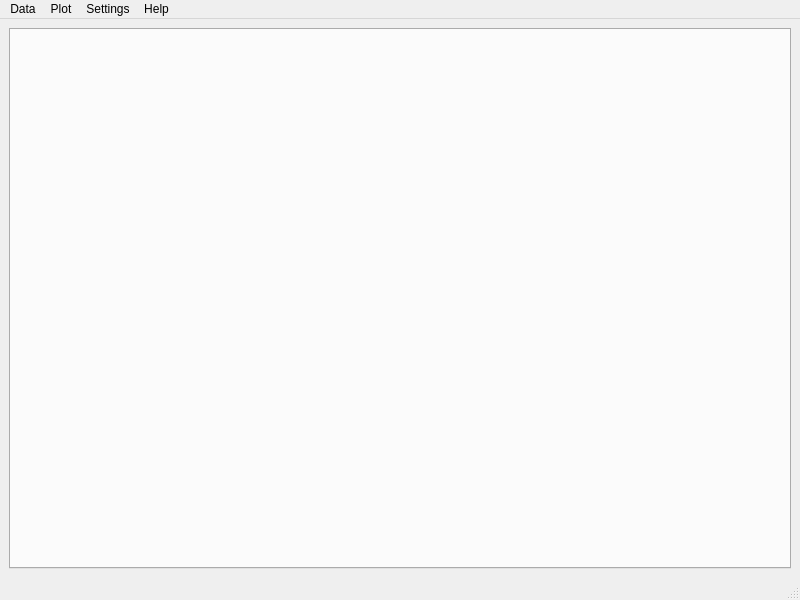
<?xml version="1.0" encoding="UTF-8"?>
<ui version="4.0">
 <class>JagMainWindow</class>
 <widget class="QMainWindow" name="JagMainWindow">
  <property name="geometry">
   <rect>
    <x>0</x>
    <y>0</y>
    <width>800</width>
    <height>600</height>
   </rect>
  </property>
  <property name="acceptDrops">
   <bool>true</bool>
  </property>
  <property name="windowTitle">
   <string/>
  </property>
  <property name="windowIcon">
   <iconset>
    <normaloff>:/hat</normaloff>:/hat</iconset>
  </property>
  <widget class="QWidget" name="centralwidget">
   <layout class="QVBoxLayout" name="verticalLayout">
    <item>
     <widget class="MyTabWidget" name="tabWidget">
      <property name="currentIndex">
       <number>-1</number>
      </property>
      <property name="elideMode">
       <enum>Qt::ElideNone</enum>
      </property>
      <property name="documentMode">
       <bool>false</bool>
      </property>
      <property name="tabsClosable">
       <bool>true</bool>
      </property>
      <property name="movable">
       <bool>true</bool>
      </property>
     </widget>
    </item>
   </layout>
  </widget>
  <widget class="QMenuBar" name="menubar">
   <property name="geometry">
    <rect>
     <x>0</x>
     <y>0</y>
     <width>800</width>
     <height>20</height>
    </rect>
   </property>
   <widget class="QMenu" name="menuHelp">
    <property name="title">
     <string>Help</string>
    </property>
    <addaction name="actionTips"/>
    <addaction name="actionAbout_JaG"/>
    <addaction name="actionAbout_Qt"/>
   </widget>
   <widget class="QMenu" name="menuData">
    <property name="title">
     <string>Data</string>
    </property>
    <addaction name="actionLoad_data_source"/>
    <addaction name="actionEdit_data_sources"/>
    <addaction name="actionSave_global_command_source_as"/>
    <addaction name="actionSave_data_in_table"/>
   </widget>
   <widget class="QMenu" name="menuOptions">
    <property name="title">
     <string>Settings</string>
    </property>
    <addaction name="actionPreferences"/>
   </widget>
   <widget class="QMenu" name="menuPlot">
    <property name="title">
     <string>Plot</string>
    </property>
    <widget class="QMenu" name="menuOptions_2">
     <property name="title">
      <string>Options</string>
     </property>
     <addaction name="actionSecondary_processing"/>
     <addaction name="actionAuto_units"/>
     <addaction name="actionCopy_names_to_clipboard"/>
     <addaction name="actionFull_screen"/>
     <addaction name="actionShow_value_table"/>
    </widget>
    <addaction name="actionNew_plot"/>
    <addaction name="actionAdd_plot_frame_horizontally"/>
    <addaction name="actionAdd_vertical_plot_frame"/>
    <addaction name="actionClone_horizontally"/>
    <addaction name="actionClone_vertically"/>
    <addaction name="actionAdd_graph"/>
    <addaction name="actionAdd_event"/>
    <addaction name="actionCombine_graphs"/>
    <addaction name="actionSeparate_graphs"/>
    <addaction name="actionIntellectual_layout"/>
    <addaction name="separator"/>
    <addaction name="actionSave_as"/>
    <addaction name="actionQuick_save"/>
    <addaction name="actionCopy"/>
    <addaction name="actionPrint"/>
    <addaction name="separator"/>
    <addaction name="actionNormal_mode"/>
    <addaction name="actionMeasuring"/>
    <addaction name="actionDraw_level"/>
    <addaction name="actionArrow_with_text"/>
    <addaction name="actionZoom_X"/>
    <addaction name="actionZoom_Y"/>
    <addaction name="actionZoom_XY"/>
    <addaction name="actionMotion"/>
    <addaction name="actionPrevious_scope"/>
    <addaction name="actionNext_scope"/>
    <addaction name="actionAutoscale"/>
    <addaction name="actionFast_secondary_processing"/>
    <addaction name="separator"/>
    <addaction name="menuOptions_2"/>
   </widget>
   <addaction name="menuData"/>
   <addaction name="menuPlot"/>
   <addaction name="menuOptions"/>
   <addaction name="menuHelp"/>
  </widget>
  <widget class="QStatusBar" name="statusbar"/>
  <action name="actionAbout_Qt">
   <property name="text">
    <string>About Qt</string>
   </property>
   <property name="shortcut">
    <string>Ctrl+?</string>
   </property>
   <property name="menuRole">
    <enum>QAction::AboutQtRole</enum>
   </property>
  </action>
  <action name="actionLoad_data_source">
   <property name="text">
    <string>Load data source</string>
   </property>
   <property name="shortcut">
    <string>Ctrl+D</string>
   </property>
  </action>
  <action name="actionPreferences">
   <property name="icon">
    <iconset resource="../JaG.qrc">
     <normaloff>:/preferences</normaloff>:/preferences</iconset>
   </property>
   <property name="text">
    <string>Preferences</string>
   </property>
   <property name="toolTip">
    <string>Preferences (Ctrl + Shift + P)</string>
   </property>
   <property name="shortcut">
    <string>Ctrl+Shift+P</string>
   </property>
  </action>
  <action name="actionAbout_JaG">
   <property name="text">
    <string>About JaG</string>
   </property>
  </action>
  <action name="actionNew_plot">
   <property name="icon">
    <iconset resource="../JaG.qrc">
     <normaloff>:/new_plot</normaloff>:/new_plot</iconset>
   </property>
   <property name="text">
    <string>New plot</string>
   </property>
   <property name="toolTip">
    <string>New plot (Ctrl + Shift + N)</string>
   </property>
   <property name="shortcut">
    <string>Ctrl+Shift+N</string>
   </property>
  </action>
  <action name="actionAdd_graph">
   <property name="icon">
    <iconset resource="../JaG.qrc">
     <normaloff>:/styles/gray/gray_plus</normaloff>:/styles/gray/gray_plus</iconset>
   </property>
   <property name="text">
    <string>Add graph</string>
   </property>
   <property name="toolTip">
    <string>Add graph (Ctrl + Shift + A)</string>
   </property>
   <property name="shortcut">
    <string>Ctrl+Shift+A</string>
   </property>
  </action>
  <action name="actionAutoscale">
   <property name="icon">
    <iconset resource="../JaG.qrc">
     <normaloff>:/autoscale</normaloff>:/autoscale</iconset>
   </property>
   <property name="text">
    <string>Autoscale</string>
   </property>
   <property name="toolTip">
    <string>Autoscale (Ctrl + A)</string>
   </property>
   <property name="shortcut">
    <string>Ctrl+A</string>
   </property>
  </action>
  <action name="actionZoom_X">
   <property name="checkable">
    <bool>true</bool>
   </property>
   <property name="icon">
    <iconset resource="../JaG.qrc">
     <normaloff>:/zoom_x</normaloff>:/zoom_x</iconset>
   </property>
   <property name="text">
    <string>Zoom X</string>
   </property>
   <property name="toolTip">
    <string>Zoom X (Ctrl + X)</string>
   </property>
   <property name="shortcut">
    <string>Ctrl+X</string>
   </property>
  </action>
  <action name="actionZoom_Y">
   <property name="checkable">
    <bool>true</bool>
   </property>
   <property name="icon">
    <iconset resource="../JaG.qrc">
     <normaloff>:/zoom_y</normaloff>:/zoom_y</iconset>
   </property>
   <property name="text">
    <string>Zoom Y</string>
   </property>
   <property name="toolTip">
    <string>Zoom Y (Ctrl + Y)</string>
   </property>
   <property name="shortcut">
    <string>Ctrl+Y</string>
   </property>
  </action>
  <action name="actionZoom_XY">
   <property name="checkable">
    <bool>true</bool>
   </property>
   <property name="icon">
    <iconset resource="../JaG.qrc">
     <normaloff>:/zoom_xy</normaloff>:/zoom_xy</iconset>
   </property>
   <property name="text">
    <string>Zoom XY</string>
   </property>
   <property name="toolTip">
    <string>Zoom XY (Ctrl + R)</string>
   </property>
   <property name="shortcut">
    <string>Ctrl+R</string>
   </property>
  </action>
  <action name="actionCombine_graphs">
   <property name="icon">
    <iconset resource="../JaG.qrc">
     <normaloff>:/combine</normaloff>:/combine</iconset>
   </property>
   <property name="text">
    <string>Combine graphs</string>
   </property>
   <property name="toolTip">
    <string>Combine graphs (Ctrl+-)</string>
   </property>
   <property name="shortcut">
    <string>Ctrl+-</string>
   </property>
  </action>
  <action name="actionSeparate_graphs">
   <property name="icon">
    <iconset resource="../JaG.qrc">
     <normaloff>:/separate</normaloff>:/separate</iconset>
   </property>
   <property name="text">
    <string>Separate graphs</string>
   </property>
   <property name="toolTip">
    <string>Separate graphs (Ctrl+|)</string>
   </property>
   <property name="shortcut">
    <string>Ctrl+|</string>
   </property>
  </action>
  <action name="actionMeasuring">
   <property name="checkable">
    <bool>true</bool>
   </property>
   <property name="icon">
    <iconset resource="../JaG.qrc">
     <normaloff>:/measuring</normaloff>:/measuring</iconset>
   </property>
   <property name="text">
    <string>Measuring</string>
   </property>
   <property name="toolTip">
    <string>Measuring mode (Ctrl + M)</string>
   </property>
   <property name="shortcut">
    <string>Ctrl+M</string>
   </property>
  </action>
  <action name="actionNormal_mode">
   <property name="checkable">
    <bool>true</bool>
   </property>
   <property name="icon">
    <iconset resource="../JaG.qrc">
     <normaloff>:/arrow</normaloff>:/arrow</iconset>
   </property>
   <property name="text">
    <string>Normal mode</string>
   </property>
   <property name="toolTip">
    <string>Normal mode (Ctrl + N)</string>
   </property>
   <property name="shortcut">
    <string>Ctrl+N</string>
   </property>
  </action>
  <action name="actionCopy">
   <property name="text">
    <string>&amp;Copy</string>
   </property>
   <property name="shortcut">
    <string>Ctrl+C</string>
   </property>
  </action>
  <action name="actionPrint">
   <property name="icon">
    <iconset resource="../JaG.qrc">
     <normaloff>:/print</normaloff>:/print</iconset>
   </property>
   <property name="text">
    <string>Print</string>
   </property>
   <property name="shortcut">
    <string>Ctrl+P</string>
   </property>
  </action>
  <action name="actionSave_as">
   <property name="icon">
    <iconset resource="../JaG.qrc">
     <normaloff>:/saveAs</normaloff>:/saveAs</iconset>
   </property>
   <property name="text">
    <string>Save as ...</string>
   </property>
   <property name="shortcut">
    <string>Ctrl+Shift+S</string>
   </property>
  </action>
  <action name="actionQuick_save">
   <property name="text">
    <string>Quick save</string>
   </property>
   <property name="shortcut">
    <string>Ctrl+S</string>
   </property>
  </action>
  <action name="actionTips">
   <property name="icon">
    <iconset resource="../JaG.qrc">
     <normaloff>:/helpDialog</normaloff>:/helpDialog</iconset>
   </property>
   <property name="text">
    <string>Tips</string>
   </property>
  </action>
  <action name="actionIntellectual_layout">
   <property name="icon">
    <iconset resource="../JaG.qrc">
     <normaloff>:/idea</normaloff>:/idea</iconset>
   </property>
   <property name="text">
    <string>Intellectual layout</string>
   </property>
   <property name="toolTip">
    <string>Intellectual layout (Ctrl-i)</string>
   </property>
   <property name="shortcut">
    <string>Ctrl+I</string>
   </property>
  </action>
  <action name="actionSecondary_processing">
   <property name="icon">
    <iconset resource="../JaG.qrc">
     <normaloff>:/function</normaloff>:/function</iconset>
   </property>
   <property name="text">
    <string>Secondary processing</string>
   </property>
   <property name="toolTip">
    <string>Secondary processing (Ctrl + F)</string>
   </property>
   <property name="shortcut">
    <string>Ctrl+F</string>
   </property>
  </action>
  <action name="actionAuto_units">
   <property name="icon">
    <iconset resource="../JaG.qrc">
     <normaloff>:/units</normaloff>:/units</iconset>
   </property>
   <property name="text">
    <string>Set units automatically</string>
   </property>
  </action>
  <action name="actionCopy_names_to_clipboard">
   <property name="text">
    <string>Copy names to clipboard</string>
   </property>
   <property name="shortcut">
    <string>Ctrl+Shift+C</string>
   </property>
  </action>
  <action name="actionFull_screen">
   <property name="icon">
    <iconset resource="../JaG.qrc">
     <normaloff>:/full_screen</normaloff>:/full_screen</iconset>
   </property>
   <property name="text">
    <string>Full screen</string>
   </property>
   <property name="toolTip">
    <string>Full screen (F11)</string>
   </property>
   <property name="shortcut">
    <string>F11</string>
   </property>
  </action>
  <action name="actionAdd_event">
   <property name="icon">
    <iconset resource="../JaG.qrc">
     <normaloff>:/addCommand</normaloff>:/addCommand</iconset>
   </property>
   <property name="text">
    <string>Add event</string>
   </property>
   <property name="toolTip">
    <string>Add event</string>
   </property>
  </action>
  <action name="actionEdit_data_sources">
   <property name="text">
    <string>Edit data sources</string>
   </property>
   <property name="shortcut">
    <string>Ctrl+Shift+D</string>
   </property>
  </action>
  <action name="actionShow_value_table">
   <property name="checkable">
    <bool>true</bool>
   </property>
   <property name="checked">
    <bool>false</bool>
   </property>
   <property name="icon">
    <iconset resource="../JaG.qrc">
     <normaloff>:/table</normaloff>:/table</iconset>
   </property>
   <property name="text">
    <string>Show value table</string>
   </property>
  </action>
  <action name="actionSave_global_command_source_as">
   <property name="text">
    <string>Save global event source as</string>
   </property>
  </action>
  <action name="actionNext_scope">
   <property name="icon">
    <iconset resource="../JaG.qrc">
     <normaloff>:/forward</normaloff>:/forward</iconset>
   </property>
   <property name="text">
    <string>Next scope</string>
   </property>
   <property name="toolTip">
    <string>Next scope (Ctrl + Shift + Z)</string>
   </property>
   <property name="shortcut">
    <string>Ctrl+Shift+Z</string>
   </property>
  </action>
  <action name="actionPrevious_scope">
   <property name="icon">
    <iconset resource="../JaG.qrc">
     <normaloff>:/backward</normaloff>:/backward</iconset>
   </property>
   <property name="text">
    <string>Previous scope</string>
   </property>
   <property name="toolTip">
    <string>Previous scope (Ctrl + Z)</string>
   </property>
   <property name="shortcut">
    <string>Ctrl+Z</string>
   </property>
  </action>
  <action name="actionSave_data_in_table">
   <property name="text">
    <string>Save data in table</string>
   </property>
  </action>
  <action name="actionMotion">
   <property name="checkable">
    <bool>true</bool>
   </property>
   <property name="icon">
    <iconset resource="../JaG.qrc">
     <normaloff>:/motion</normaloff>:/motion</iconset>
   </property>
   <property name="text">
    <string>Motion</string>
   </property>
  </action>
  <action name="actionArrow_with_text">
   <property name="checkable">
    <bool>true</bool>
   </property>
   <property name="icon">
    <iconset resource="../JaG.qrc">
     <normaloff>:/arrowedText</normaloff>:/arrowedText</iconset>
   </property>
   <property name="text">
    <string>Arrow with text</string>
   </property>
  </action>
  <action name="actionFast_secondary_processing">
   <property name="checkable">
    <bool>true</bool>
   </property>
   <property name="icon">
    <iconset resource="../JaG.qrc">
     <normaloff>:/window_function</normaloff>:/window_function</iconset>
   </property>
   <property name="text">
    <string>Fast secondary processing</string>
   </property>
   <property name="toolTip">
    <string>Fast secondary processing (Ctrl + Shift + F)</string>
   </property>
   <property name="shortcut">
    <string>Ctrl+Shift+F</string>
   </property>
  </action>
  <action name="actionDraw_level">
   <property name="checkable">
    <bool>true</bool>
   </property>
   <property name="icon">
    <iconset resource="../JaG.qrc">
     <normaloff>:/level</normaloff>:/level</iconset>
   </property>
   <property name="text">
    <string>Draw level</string>
   </property>
  </action>
  <action name="actionAdd_plot_frame_horizontally">
   <property name="icon">
    <iconset resource="../JaG.qrc">
     <normaloff>:/new_frame_hor</normaloff>:/new_frame_hor</iconset>
   </property>
   <property name="text">
    <string>Add horizontal plot frame </string>
   </property>
  </action>
  <action name="actionAdd_vertical_plot_frame">
   <property name="icon">
    <iconset resource="../JaG.qrc">
     <normaloff>:/new_frame_ver</normaloff>:/new_frame_ver</iconset>
   </property>
   <property name="text">
    <string>Add vertical plot frame</string>
   </property>
  </action>
  <action name="actionClone_horizontally">
   <property name="icon">
    <iconset resource="../JaG.qrc">
     <normaloff>:/clone_hor</normaloff>:/clone_hor</iconset>
   </property>
   <property name="text">
    <string>Clone horizontally</string>
   </property>
  </action>
  <action name="actionClone_vertically">
   <property name="icon">
    <iconset resource="../JaG.qrc">
     <normaloff>:/clone_ver</normaloff>:/clone_ver</iconset>
   </property>
   <property name="text">
    <string>Clone vertically</string>
   </property>
  </action>
 </widget>
 <customwidgets>
  <customwidget>
   <class>MyTabWidget</class>
   <extends>QTabWidget</extends>
   <header>commonWidgets/mytabwidget.h</header>
   <container>1</container>
  </customwidget>
 </customwidgets>
 <resources>
  <include location="../JaG.qrc"/>
 </resources>
 <connections/>
</ui>
